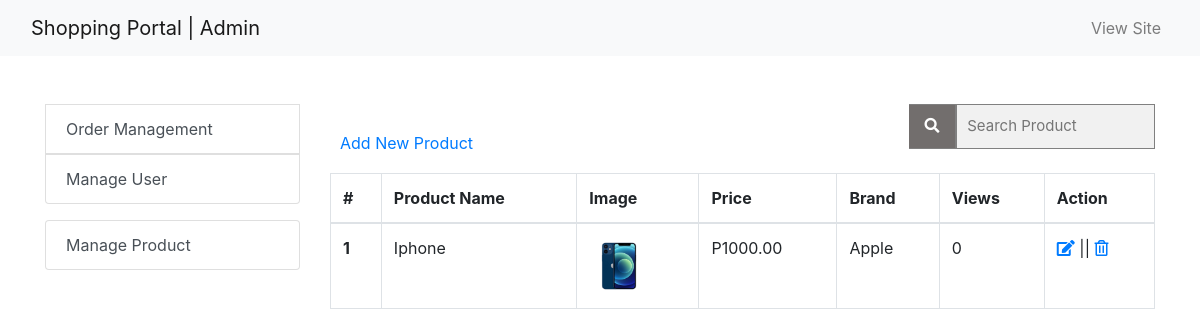
The page /admin-manageproduct/ (signed in) on the database as committed earlier.
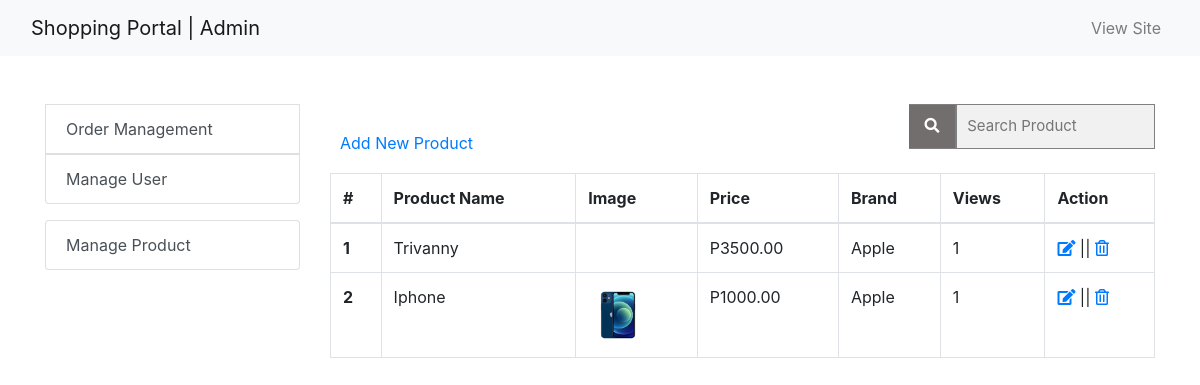
The same page on the database as committed later.
### ecomapp/models.py (models this page shows, shortened)
class Product(models.Model):
    title = models.CharField(max_length=200)
    slug = models.SlugField(unique=True)
    category = models.CharField(max_length=2, choices=CATEGORY_CHOICES)
    image = models.ImageField(upload_to="products")
    marked_price = models.PositiveIntegerField()
    selling_price = models.PositiveIntegerField()
    description = models.TextField()
    brand = models.CharField(max_length=20, choices=BRAND_CHOICES)
    view_count = models.PositiveIntegerField(default=0)

### ecomapp/views.py (the view)
# urls.py: path("admin-manageproduct/", AdminManageProductView.as_view(), name="manageproduct"),
class AdminManageProductView(AdminRequiredMixin, TemplateView):
    template_name = "adminpages/adminmanageproduct.html"
    def get_context_data(self, **kwargs):
        context = super().get_context_data(**kwargs)
        context["manageproduct"] = Product.objects.all().order_by("-id")
        return context

### ecomapp/views.py (called while the page is built)
    def dispatch(self, request, *args, **kwargs):
        if request.user.is_authenticated and Admin.objects.filter(user=request.user).exists():
            pass
        else:
            return redirect("/admin-login/")
        return super().dispatch(request, *args, **kwargs)

### templates/adminpages/adminmanageproduct.html (shortened to what this page needs)
{% extends "adminpages/adminbase.html" %}
{% block content %}
<div class="container my-5">
    <div class="row my-4">
        <div class="col-sm-3">
            <div class="list-group">
                <div class="dropdown show">
                    <a class="list-group-item list-group-item-action " role="button" id="dropdownMenuLink" data-toggle="dropdown" aria-haspopup="true" aria-expanded="false">Order Management</a>
                </div>
                <a href="{% url 'ecomapp:manageuser' %}" class="list-group-item list-group-item-action" aria-current="true">Manage User</a>
            </div>
            <div class="list-group my-3">
                <a href="{% url 'ecomapp:manageproduct' %}" class="list-group-item list-group-item-action" aria-current="true">Manage Product</a>
            </div>
        </div>
        <div class="col-md-9">
            <div class="row ">
                <div class="col-sm" style="top: 27px; left: 10px;">
                    <a href="{% url 'ecomapp:adminproductcreate' %}">Add New Product</a>
                </div>
                <div class="col-sm">
                    <form class="example" action="{% url 'ecomapp:manageproductsearch' %}" method="GET">
                        <input type="text" placeholder="Search Product" name="search">
                        <button type="submit"><i class="fa fa-search"></i></button>
                    </form>
                </div>
            </div>
            <br>
            <table class="table table-bordered">
                <thead>
                    <tr>
                        <th scope="col">#</th>
                        <th scope="col">Product Name</th>
                        <th scope="col">Image</th>
                        <th scope="col">Price</th>
                        <th scope="col">Brand</th>
                        <th scope="col">Views</th>
                        <th>Action</th>
                    </tr>
                </thead>
                <tbody>
                    {% for product in manageproduct %}
                    <tr>
                        <th scope="row">{{forloop.counter}}</th>
                        <td>{{product.title}}</td>
                        <td><img src="{{product.image.url}}" style="height: 60px;" alt=""></td>
                        <td>P{{product.selling_price}}.00</td>
                        <td>{{product.brand}}</td>
                        <td>{{product.view_count}}</td>
                        <td><a href="{%  url 'ecomapp:productupdate' product.id %}"><i class="fas fa-edit"></i></a> || <a href="{%  url 'ecomapp:productdelete' product.id %}"><i class="far fa-trash-alt"></i></a></td>
                    </tr>
                    {% endfor %}
                </tbody>
            </table>
        </div>
    </div>
</div>
{% endblock %}

Rows that differ between the two databases and show on the page:
added Product: title "Trivanny", selling_price "3500", brand "Apple", view_count "1"
changed Product "Iphone": view_count "0" → "1"
